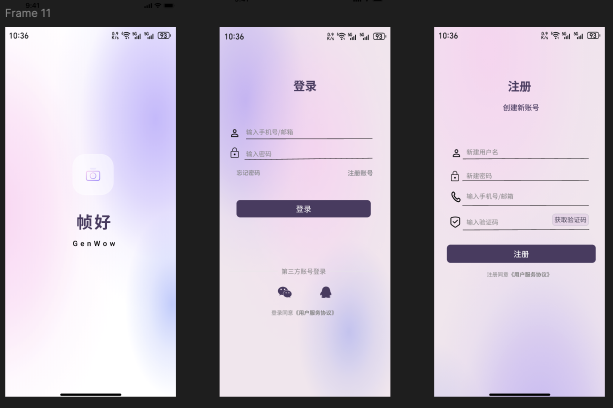
#> input picture app-arch/designs/微信图片_20260709171350_227_946.png, 1226 x 816 px (shown at 1/2 size)
$ python -i visual_quality_report.py   (imports and definitions only)
#> lines starting #> are read from the running program, lines starting #| are printed output that depends on the picture
#!/usr/bin/env python3
"""Generate conservative visual quality metrics for accepted candidates."""

from __future__ import annotations

import argparse
import json
import sys
from pathlib import Path
from typing import Any


# [14 lines left out: function load_jsonl, not called in this run]


def severe_flags(mean_luma: float, contrast: float, edge_mean: float) -> list[str]:
    flags: list[str] = []
    if mean_luma < 25:
        flags.append("very_dark")
    if mean_luma > 235:
        flags.append("very_bright")
    if contrast < 8:
        flags.append("very_low_contrast")
    if edge_mean < 1.2:
        flags.append("very_low_edge_detail")
    return flags


def analyze_image(path: Path) -> dict[str, Any]:
    from PIL import Image, ImageFilter, ImageOps, ImageStat

    try:
        with Image.open(path) as image:
#> image is the input picture: PIL image 1226x816 RGBA; mean R, G, B, A 181.4, 171.9, 186.2, 255
            image = ImageOps.exif_transpose(image).convert("RGB")
#> image: PIL image 1226x816 RGB
            width, height = image.size
#> width = 1226; height = 816
            gray = image.convert("L")
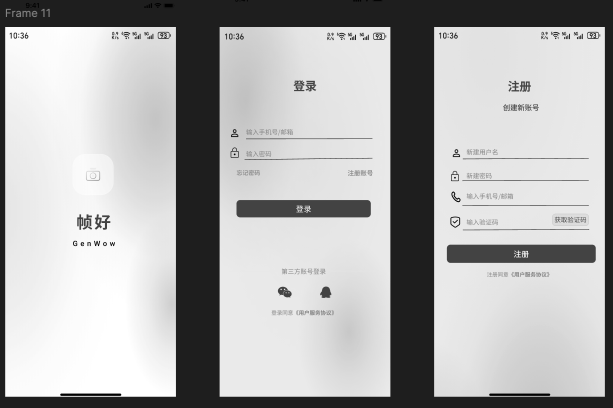
#> gray: PIL image 1226x816 L (shown at 1/2 size); min 0, max 255, mean 176.4
            stat = ImageStat.Stat(gray)
            mean_luma = float(stat.mean[0])
#> mean_luma = 176.4
            contrast = float(stat.stddev[0])
#> contrast = 87.79
            small = gray.resize((256, max(1, round(256 * height / width))))
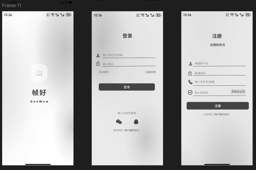
#> small: PIL image 256x170 L; min 1, max 255, mean 176.4
            edges = small.filter(ImageFilter.FIND_EDGES)
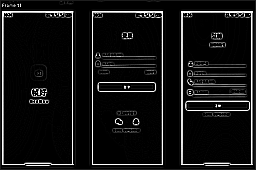
#> edges: PIL image 256x170 L; min 0, max 255, mean 19.4
            edge_stat = ImageStat.Stat(edges)
            edge_mean = float(edge_stat.mean[0])
#> edge_mean = 19.44
    except Exception as exc:
        return {
            "status": "error",
            "flags": ["decode_error"],
            "reason": str(exc),
            "image_path": str(path),
        }
    return {
        "status": "ok",
        "image_path": str(path),
        "width": width,
        "height": height,
        "mean_luma": round(mean_luma, 3),
        "contrast": round(contrast, 3),
        "edge_mean": round(edge_mean, 3),
        "flags": severe_flags(mean_luma, contrast, edge_mean),
    }


# [46 lines left out: functions report_for_manifest, write_jsonl, main, not called in this run]


# [2 lines not run here, left out]

>>> result = analyze_image('../../../app-arch/designs/微信图片_20260709171350_227_946.png')
#> result = 8 items

$ run again, on app-arch/designs/微信图片_20260709171357_229_946.png
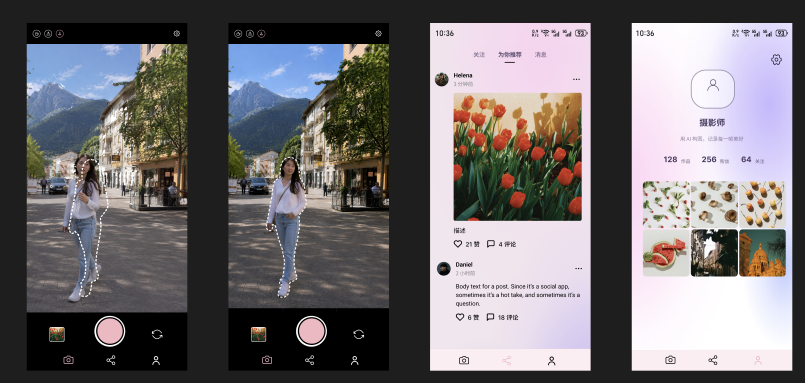
#> input picture app-arch/designs/微信图片_20260709171357_229_946.png, 1610 x 766 px (shown at 1/2 size)
#> in analyze_image, image is the input picture: PIL image 1610x766 RGBA; mean R, G, B, A 113.2, 109.4, 112.3, 255
#> image: PIL image 1610x766 RGB
#> in analyze_image, `gray = image.convert("L")`:
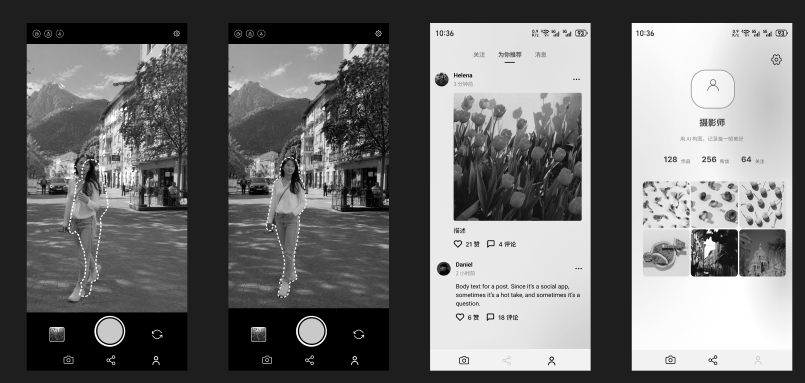
#> gray: PIL image 1610x766 L (shown at 1/2 size); min 0, max 255, mean 110.9
#> mean_luma = 110.9
#> contrast = 89.23
#> in analyze_image, `edges = small.filter(ImageFilter.FIND_EDGES)`:
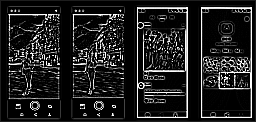
#> edges: PIL image 256x122 L; min 0, max 255, mean 32.9
#> edge_mean = 32.89
#> result = 8 items
